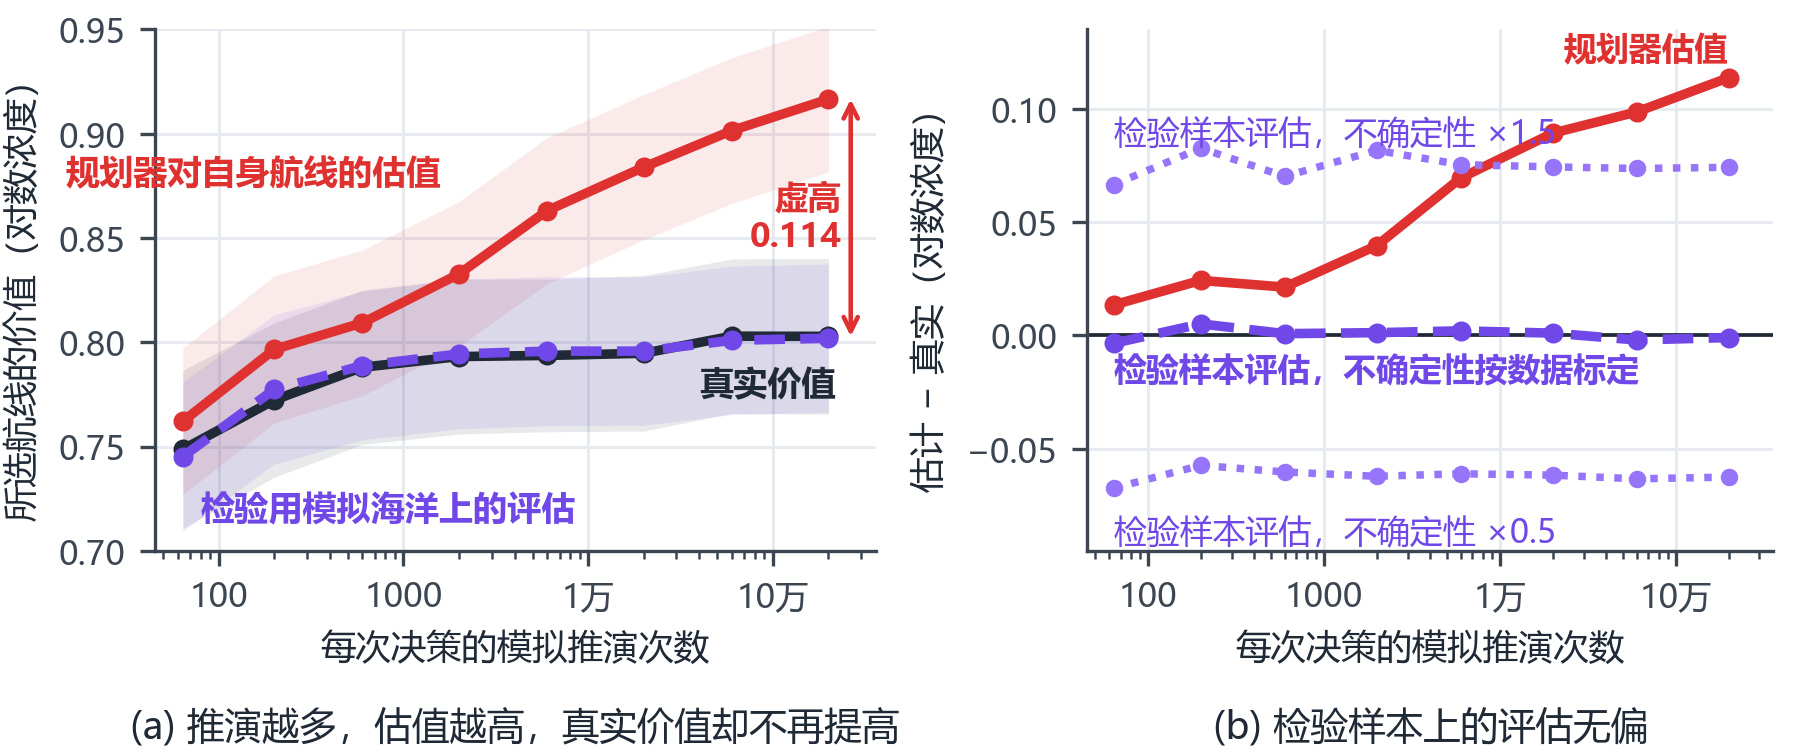

Write Python code to recreate this figure.
"""Figure 3: thinking longer makes the planner believe more, not achieve more; imagined oceans kept
out of the search tell the truth.
(a) value of the chosen route against the planning budget: the planner's own score during the search,
    the same route on the 16 held-out imagined oceans, and in the real ocean;
(b) estimate minus reality: the search score, and the held-out score with the map uncertainty as
    calibrated, halved and enlarged 1.5 times.
Data: results/curse3_dev/results.jsonl (80 development windows x 3 seeds, map 3 days old, the first
8 hours planned from the start point). Values in log10 chlorophyll.
"""
import json

import numpy as np
import pandas as pd
import style as S
from style import plt

S.setup()
df = pd.DataFrame([json.loads(l) for l in open(S.ROOT / "results" / "curse3_dev" / "results.jsonl", encoding="utf-8")])
b = np.array(sorted(df.budget.unique()), dtype=float)
cal = df[df.scale == 1.0]

fig, ax = plt.subplots(1, 2, figsize=(S.TEXTW, 64 * S.MM), gridspec_kw=dict(width_ratios=[1.05, 1]))
fig.subplots_adjust(left=0.085, right=0.975, top=0.96, bottom=0.27, wspace=0.30)
A = ax[0]
ends = {}
for key, col, ls, lab in (("believed", S.SEARCH, "-", "规划器对自身航线的估值"),
                          ("true", S.REAL, "-", "真实海洋中的价值"),
                          ("believed_holdout", S.HELD, (0, (3.2, 1.6)), "检验用模拟海洋上的评估")):
    g = cal.groupby("budget")[key]
    m, se = g.mean().reindex(b).values, g.sem().reindex(b).values
    A.fill_between(b, m - 1.96 * se, m + 1.96 * se, color=col, alpha=0.10, lw=0)
    A.plot(b, m, color=col, ls=ls, lw=2.3, marker="o", ms=3.8, zorder=3)
    ends[key] = m
A.set_xscale("log")
A.set_xlim(45, 3.6e5)
A.set_ylim(0.70, 0.95)
A.set_xticks([1e2, 1e3, 1e4, 1e5], ["100", "1000", "1万", "10万"])
A.set_xlabel("每次决策的模拟推演次数")
A.set_ylabel("所选航线的价值（对数浓度）")
x_end = b[-1]
A.annotate("", xy=(x_end * 1.32, ends["believed"][-1]), xytext=(x_end * 1.32, ends["true"][-1]),
           arrowprops=dict(arrowstyle="<->", color=S.SEARCH, lw=1.1, shrinkA=0, shrinkB=0))
A.text(x_end * 1.18, (ends["believed"][-1] + ends["true"][-1]) / 2, f"虚高\n{ends['believed'][-1] - ends['true'][-1]:.3f}",
       color=S.SEARCH, fontsize=8, ha="right", va="center", fontweight="bold")
A.text(1.6e3, 0.872, "规划器对自身航线的估值", color=S.SEARCH, fontsize=8.2, ha="right", va="bottom", fontweight="bold")
A.text(2.2e5, 0.788, "真实价值", color=S.INK, fontsize=8.2, ha="right", va="top", fontweight="bold")
A.text(80, 0.728, "检验用模拟海洋上的评估", color=S.HELD, fontsize=8.2, ha="left", va="top", fontweight="bold")
S.caption(A, "(a) 推演越多，估值越高，真实价值却不再提高", y=-0.30)

B = ax[1]
gg = df.assign(search_gap=df.believed - df["true"], held_gap=df.believed_holdout - df["true"])
B.axhline(0, color=S.INK, lw=0.9)
lines = [(1.0, "search_gap", S.SEARCH, "-", 2.3, "规划器估值"),
         (1.5, "held_gap", "#9775FA", (0, (1, 1.4)), 1.8, "检验样本评估，不确定性 ×1.5"),
         (1.0, "held_gap", S.HELD, (0, (3.2, 1.6)), 2.3, "检验样本评估，不确定性按数据标定"),
         (0.5, "held_gap", "#9775FA", (0, (1, 1.4)), 1.8, "检验样本评估，不确定性 ×0.5")]
for sc, key, col, ls, lw, lab in lines:
    m = gg[gg.scale == sc].groupby("budget")[key].mean().reindex(b).values
    B.plot(b, m, color=col, ls=ls, lw=lw, marker="o", ms=3.2 if lw < 2 else 3.8, zorder=3)
    y_lab = {"规划器估值": m[-1] + 0.012, "检验样本评估，不确定性按数据标定": -0.016}.get(lab, m[0] + (0.022 if sc > 1 else -0.020))
    x_lab = b[-1] if lab == "规划器估值" else b[0]
    B.text(x_lab, y_lab, lab, color=col if col != "#9775FA" else "#7048E8", fontsize=7.9,
           ha="right" if lab == "规划器估值" else "left", va="center", fontweight="bold" if lw > 2 else "normal")
B.set_xscale("log")
B.set_xlim(45, 3.6e5)
B.set_ylim(-0.095, 0.135)
B.set_xticks([1e2, 1e3, 1e4, 1e5], ["100", "1000", "1万", "10万"])
B.set_xlabel("每次决策的模拟推演次数")
B.set_ylabel("估计 − 真实（对数浓度）")
S.caption(B, "(b) 检验样本上的评估无偏", y=-0.30)
S.save(fig, "fig_curse")
print(cal.groupby("budget")[["believed", "believed_holdout", "true"]].mean().round(3).to_string())
